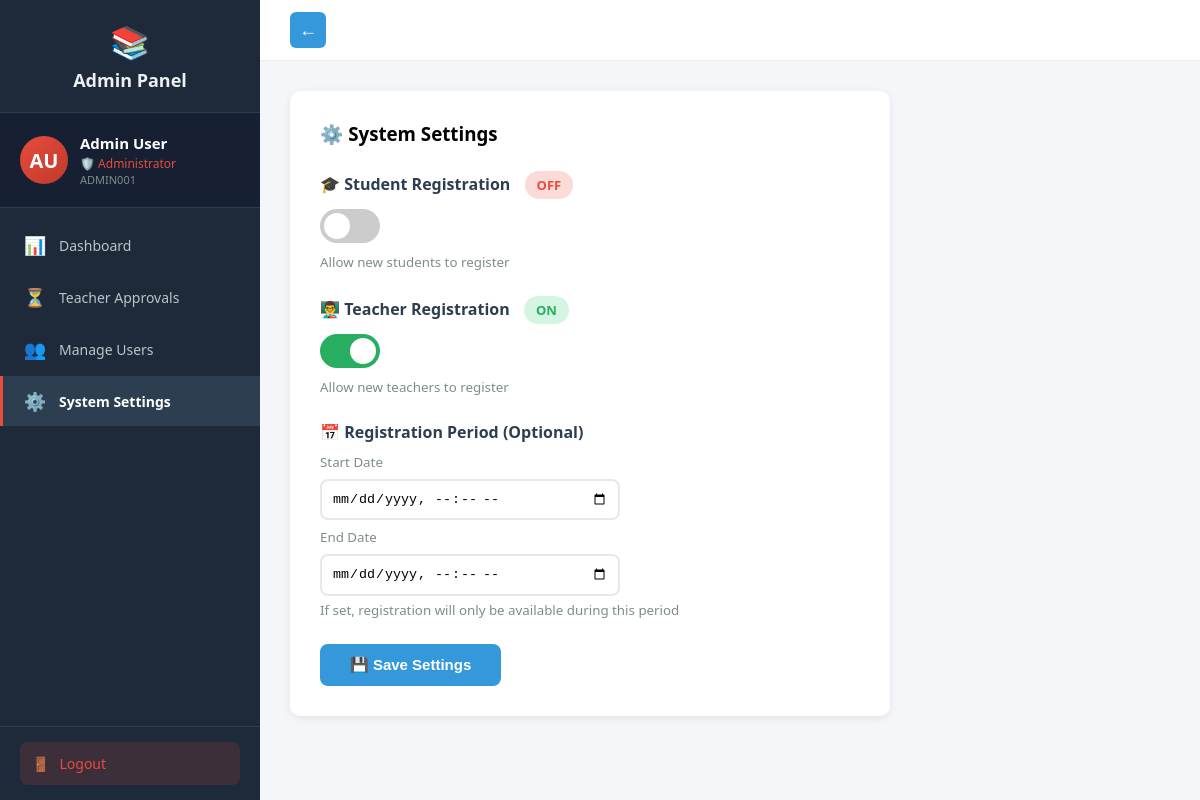
Before: /admin/settings (signed in) with the older database file.
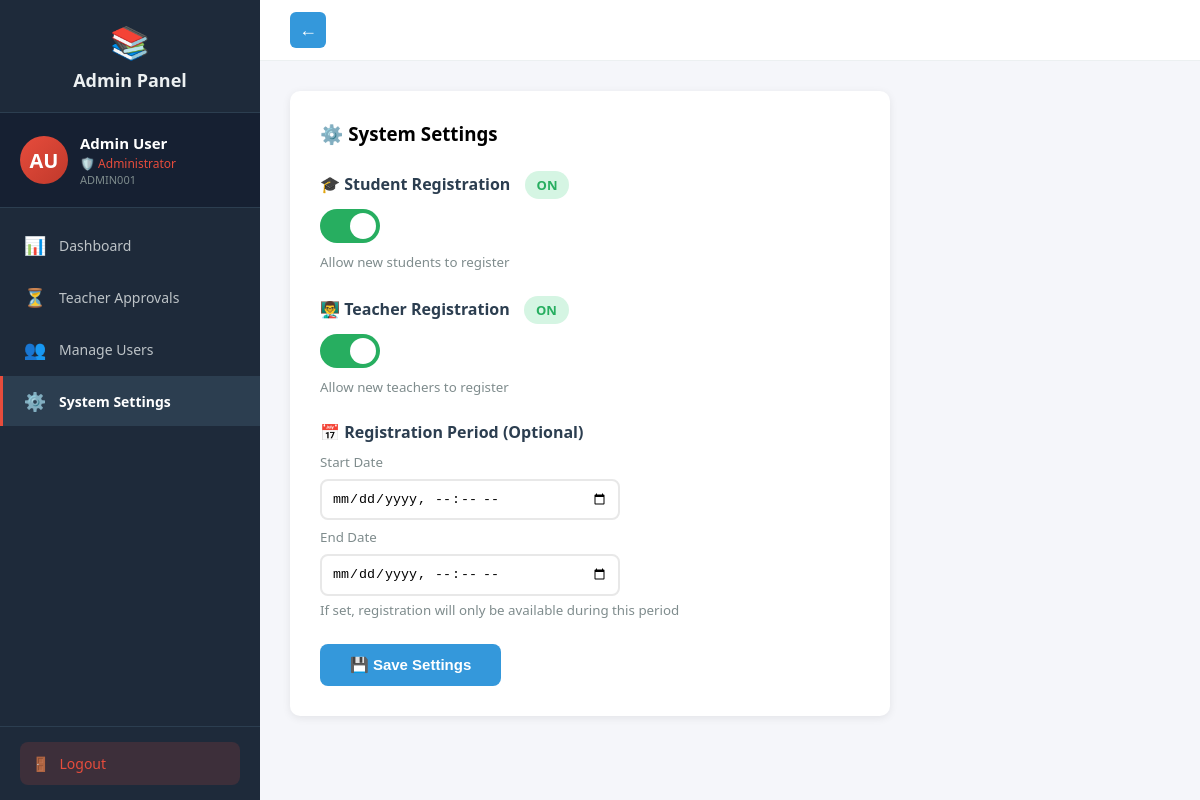
After: the same page with the newer database file.
### tables this page shows
CREATE TABLE system_settings (
            setting_key TEXT PRIMARY KEY,
            setting_value TEXT NOT NULL,
            updated_at TIMESTAMP DEFAULT CURRENT_TIMESTAMP,
            node_id TEXT
        );

### routes_admin.py (the view, shortened to what this page needs)
@admin_bp.route('/settings', methods=['GET', 'POST'])
@login_required
def settings():
    if current_user.role != 'admin':
        return redirect(url_for('auth.login'))
    conn = get_db()
    cur = conn.cursor()
    cur.execute("""
        CREATE TABLE IF NOT EXISTS system_settings (
            setting_key TEXT PRIMARY KEY,
            setting_value TEXT NOT NULL,
            updated_at TIMESTAMP DEFAULT CURRENT_TIMESTAMP
        )
    """)
    conn.commit()
    cur.execute("SELECT setting_key, setting_value FROM system_settings")
    settings = {row['setting_key']: row['setting_value'] for row in cur.fetchall()}
    conn.close()
    return render_template('admin/settings.html', settings=settings)

### auth.py (called while the page is built)
def get_db():
    conn = sqlite3.connect('assignments.db')
    conn.row_factory = sqlite3.Row
    return conn

@login_manager.user_loader
def load_user(user_id):
    conn = get_db()
    cur = conn.cursor()
    cur.execute("SELECT id, user_id, first_name, last_name, email, role, is_approved FROM users WHERE id = ?", (user_id,))
    user = cur.fetchone()
    cur.close()
    conn.close()
    if user:
        from flask_login import UserMixin
        class User(UserMixin):
            pass
        u = User()
        u.id = user['id']
        u.user_id = user['user_id']
        u.first_name = user['first_name']
        u.last_name = user['last_name']
        u.email = user['email']
        u.role = user['role']
        u.is_approved = user['is_approved']
        return u
    return None

### routes_admin.py (called while the page is built)
def get_db():
    conn = sqlite3.connect('assignments.db')
    conn.row_factory = sqlite3.Row
    return conn

### templates/admin/settings.html (shortened to what this page needs)
{% extends "admin_base.html" %}
{% block content %}
<div class="form-container">
    <h3 style="margin-bottom:25px;">⚙️ System Settings</h3>
    <form method="POST">
        <div class="form-group">
            <label>
                🎓 Student Registration
                <span class="current-status {{ 'status-on' if settings.get('reg_student', 'on') == 'on' else 'status-off' }}">
                    {{ 'ON' if settings.get('reg_student', 'on') == 'on' else 'OFF' }}
                </span>
            </label>
            <label class="toggle-switch">
                <span class="slider"></span>
            </label>
            <small>Allow new students to register</small>
        </div>
        <div class="form-group">
            <label>
                👨‍🏫 Teacher Registration
                <span class="current-status {{ 'status-on' if settings.get('reg_teacher', 'on') == 'on' else 'status-off' }}">
                    {{ 'ON' if settings.get('reg_teacher', 'on') == 'on' else 'OFF' }}
                </span>
            </label>
            <label class="toggle-switch">
                <span class="slider"></span>
            </label>
            <small>Allow new teachers to register</small>
        </div>
        <div class="form-group">
            <label>📅 Registration Period (Optional)</label>
            <small style="margin-bottom:8px;">Start Date</small>
            <input type="datetime-local" name="reg_start" value="{{ settings.get('reg_start', '') }}">
            <small style="margin:8px 0;">End Date</small>
            <input type="datetime-local" name="reg_end" value="{{ settings.get('reg_end', '') }}">
            <small>If set, registration will only be available during this period</small>
        </div>
        <button type="submit" class="btn-submit">💾 Save Settings</button>
    </form>
</div>
{% endblock %}

Changed rows visible on the page:
changed system_settings (number 1 of 2 on the later page): setting_value "OFF" → "ON"
